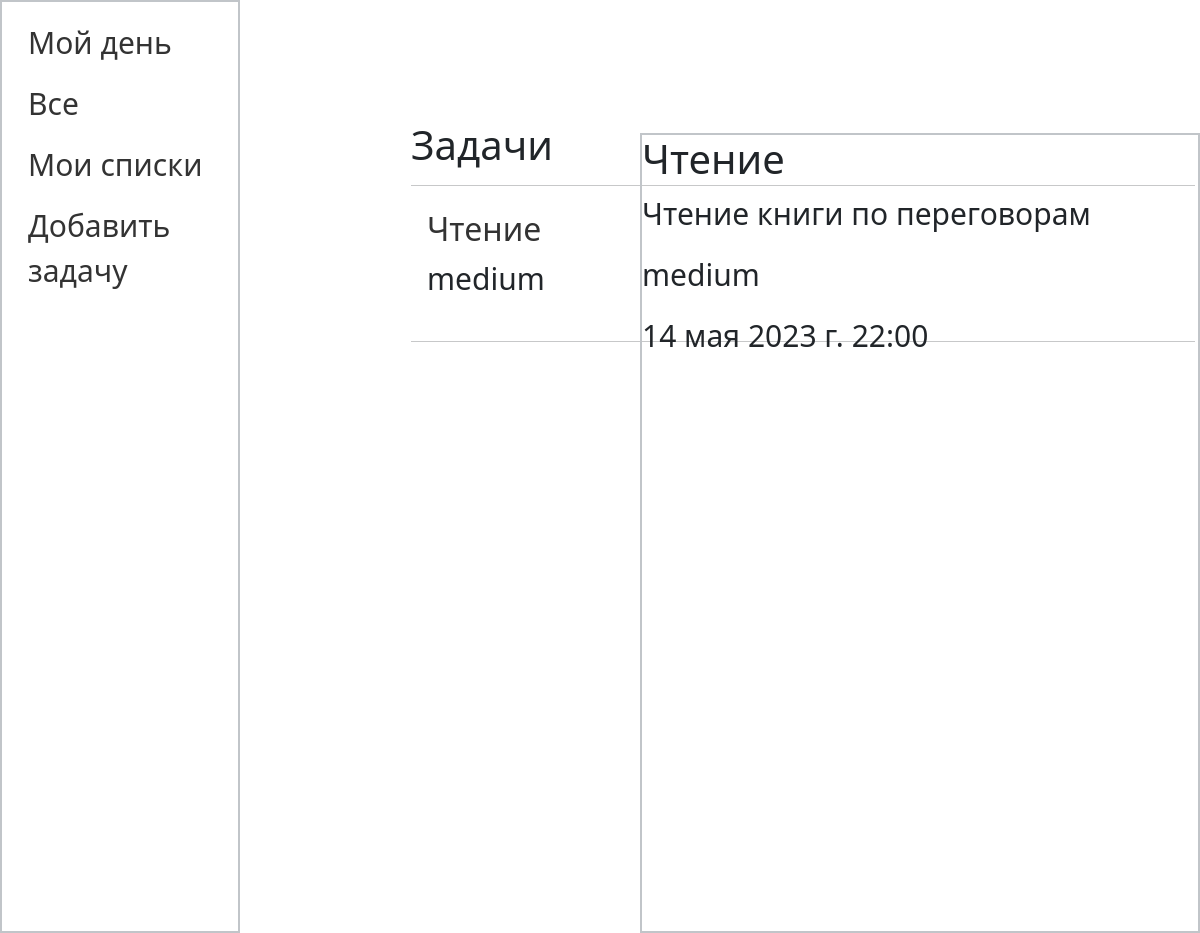
/webapp/task/2/, run on the app's committed database.
### webapp/models.py (models this page shows, shortened)
class Task(models.Model):
    title = models.CharField(max_length=255, verbose_name='Заголовок')
    content = models.TextField(blank=True, verbose_name='Описание')
    priority_choices = [
        ('low', 'Низкий'),
        ('medium', 'Средний'),
        ('high', 'Высокий')
    ]
    priority = models.CharField(max_length=10, choices=priority_choices, verbose_name='Приоритет')
    due_date = models.DateTimeField(verbose_name='Срок выполнения')
    my_day = models.BooleanField(max_length=10, blank=True, verbose_name='Мой день')
    class Meta:
        verbose_name = 'Задачи'
        verbose_name_plural = 'Задачи'
        ordering = ['due_date']
    def get_absolute_url(self):
        return reverse('content', kwargs={'task_id': self.pk})

### webapp/views.py (the view)
# urls.py: path('/task/<int:task_id>/', Content.as_view(), name='content'),
class Content(ListView):
    model = Task
    template_name = 'webapp/content.html'
    pk_url_kwarg = 'task_id'
    context_object_name = 'tasks'
    def get_queryset(self):
        task_id = self.kwargs.get('task_id')
        return Task.objects.filter(id=task_id)
    def get_context_data(self, *, object_list=None, **kwargs):
        context = super().get_context_data(**kwargs)
        context['menu'] = menu
        context['title'] = 'Задачи'
        return context

### webapp/templates/webapp/content.html (shortened to what this page needs)
{% extends 'webapp/tasklayout.html' %}
{% block tasks %}
<div class="tasks">
    <h1>{{title}}</h1>
    <hr style="min-width: 98vh;">
    <ul>
       {% for t in tasks %}
        <li>
            <a href="{{ t.get_absolute_url }}"><h2>{{ t.title }}</h2></a>
            <p>{{ t.priority }}</p>
        </li>
        <hr style="min-width: 98vh;">
        {% endfor %}
    </ul>
</div>
{% endblock tasks %}
{% block content %}
    {% for t in tasks %}
        <h1>{{ t.title }}</h1>
        <p class="task-info">{{ t.content }}</p>
        <p class="task-info">{{ t.priority }}</p>
        <p class="task-info">{{ t.due_date }}</p>
    {% endfor %}
{% endblock content %}

### webapp/static/task/css/tasks.css (style rules this page uses)
.menu ul { list-style-type: none; padding: 0; margin: 0; }
.menu li { font-size: 30px; padding: 8px 16px; }
.menu li a { text-decoration: none; color: #333; }
.tasks { width: 80vh; min-height: 100vh; margin-left: 399px; margin-top: -180px; }
.tasks ul { margin-left: }
.task-info { font-size: 30px; }

### data on the page
Task: title "Чтение", priority "medium", content "Чтение книги по переговорам", due_date "14 мая 2023 г. 22:00"

### other printed values
{{ m.title }} "Мой день" "Все" "Мои списки" "Добавить задачу"
{{ title }} "Задачи"
